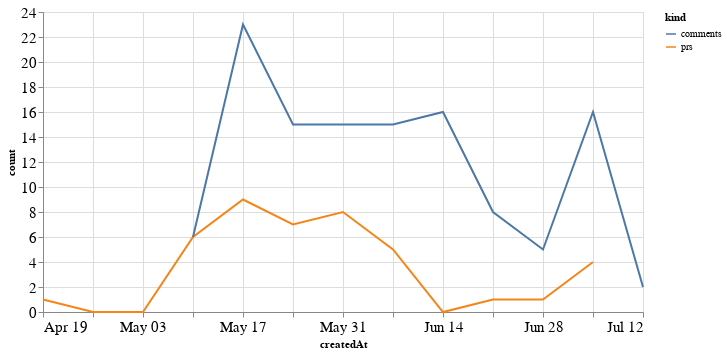

This figure's notebook cell:
### Code cell
alt.Chart(total_time, width=600).mark_line().encode(
    x='createdAt',
    y='count',
    color='kind'
)

### Figure 1 — Vega-Lite specification as saved in the notebook (floating-point values rounded to 4 significant figures)
{"config": {"axisLeft": {"labelFontSize": 15}, "axisBottom": {"labelFontSize": 15}}, "data": {"name": "data-e62d49cc057552c371b372716d42cd5f"}, "mark": "line", "encoding": {"color": {"type": "nominal", "field": "kind"}, "x": {"type": "temporal", "field": "createdAt"}, "y": {"type": "quantitative", "field": "count"}}, "width": 600, "$schema": "https://vega.github.io/schema/vega-lite/v4.8.1.json", "datasets": {"data-e62d49cc057552c371b372716d42cd5f": [{"createdAt": "2020-04-19T00:00:00", "kind": "prs", "count": 1.0}, {"createdAt": "2020-04-26T00:00:00", "kind": "prs", "count": 0.0}, {"createdAt": "2020-05-03T00:00:00", "kind": "prs", "count": 0.0}, {"createdAt": "2020-05-10T00:00:00", "kind": "prs", "count": 6.0}, {"createdAt": "2020-05-17T00:00:00", "kind": "prs", "count": 9.0}, {"createdAt": "2020-05-24T00:00:00", "kind": "prs", "count": 7.0}, {"createdAt": "2020-05-31T00:00:00", "kind": "prs", "count": 8.0}, {"createdAt": "2020-06-07T00:00:00", "kind": "prs", "count": 5.0}, {"createdAt": "2020-06-14T00:00:00", "kind": "prs", "count": 0.0}, {"createdAt": "2020-06-21T00:00:00", "kind": "prs", "count": 1.0}, {"createdAt": "2020-06-28T00:00:00", "kind": "prs", "count": 1.0}, {"createdAt": "2020-07-05T00:00:00", "kind": "prs", "count": 4.0}, {"createdAt": "2020-07-12T00:00:00", "kind": "prs", "count": null}, {"createdAt": "2020-04-19T00:00:00", "kind": "comments", "count": null}, {"createdAt": "2020-04-26T00:00:00", "kind": "comments", "count": null}, {"createdAt": "2020-05-03T00:00:00", "kind": "comments", "count": null}, {"createdAt": "2020-05-10T00:00:00", "kind": "comments", "count": 6.0}, {"createdAt": "2020-05-17T00:00:00", "kind": "comments", "count": 23.0}, {"createdAt": "2020-05-24T00:00:00", "kind": "comments", "count": 15.0}, {"createdAt": "2020-05-31T00:00:00", "kind": "comments", "count": 15.0}, {"createdAt": "2020-06-07T00:00:00", "kind": "comments", "count": 15.0}, {"createdAt": "2020-06-14T00:00:00", "kind": "comments", "count": 16.0}, {"createdAt": "2020-06-21T00:00:00", "kind": "comments", "count": 8.0}, {"createdAt": "2020-06-28T00:00:00", "kind": "comments", "count": 5.0}, {"createdAt": "2020-07-05T00:00:00", "kind": "comments", "count": 16.0}, {"createdAt": "2020-07-12T00:00:00", "kind": "comments", "count": 2.0}]}}
